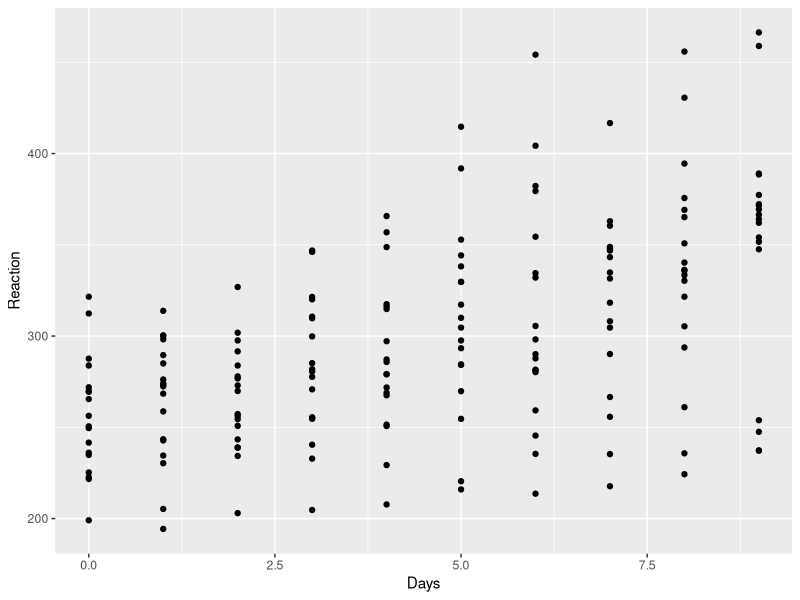
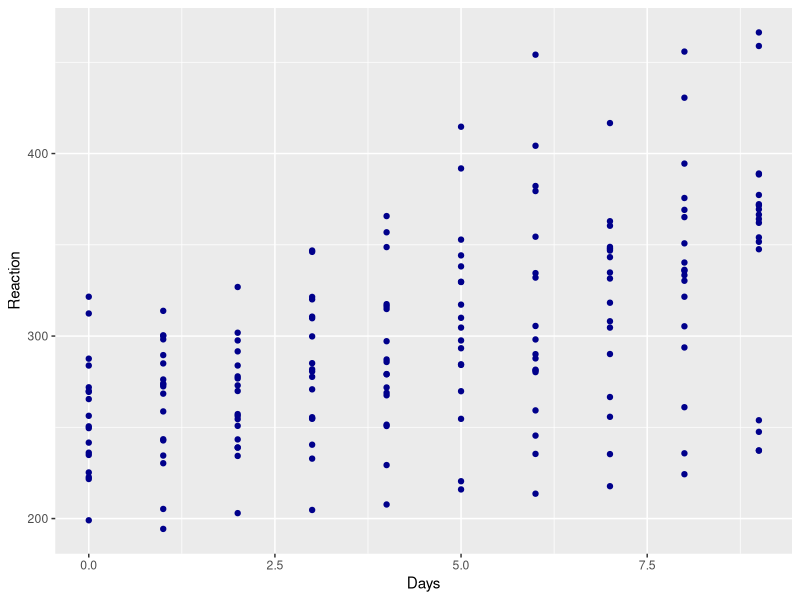
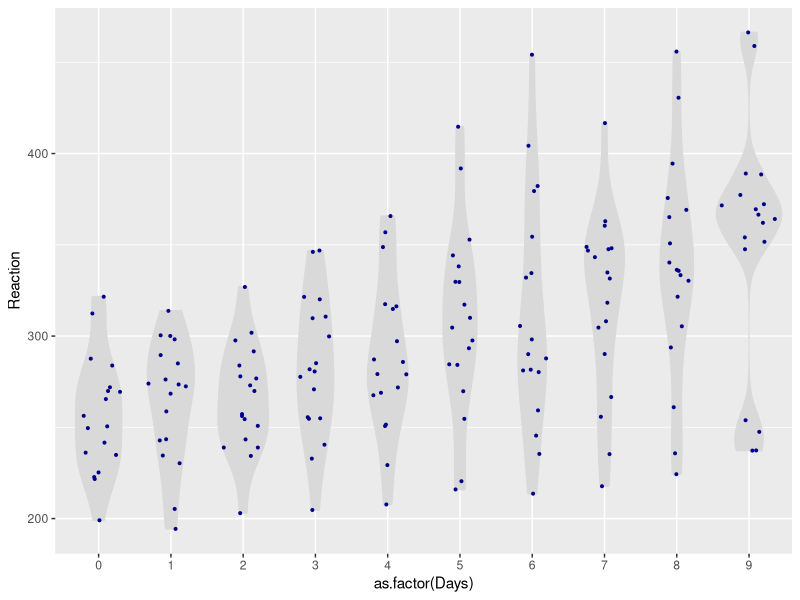
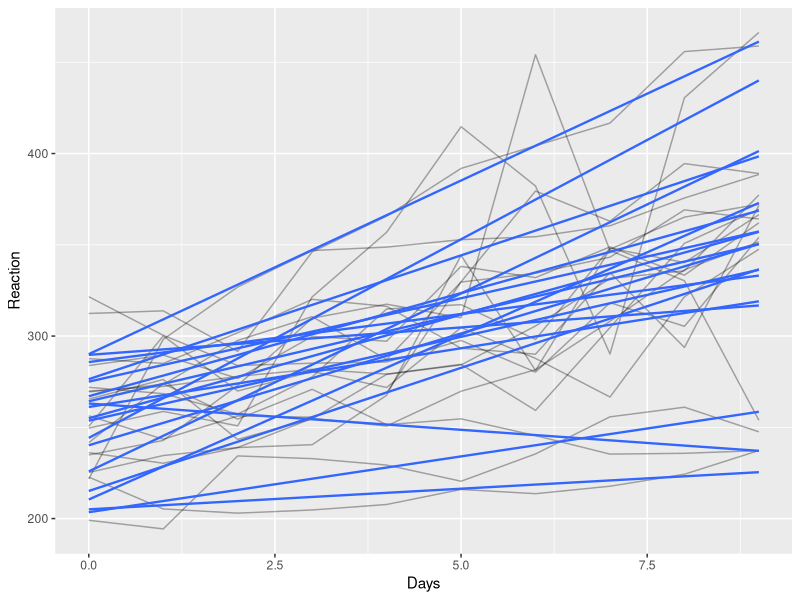
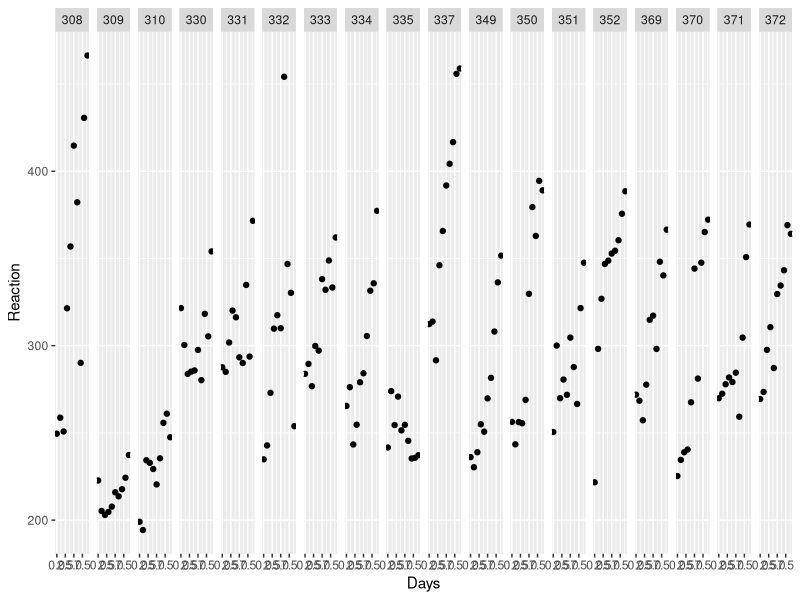
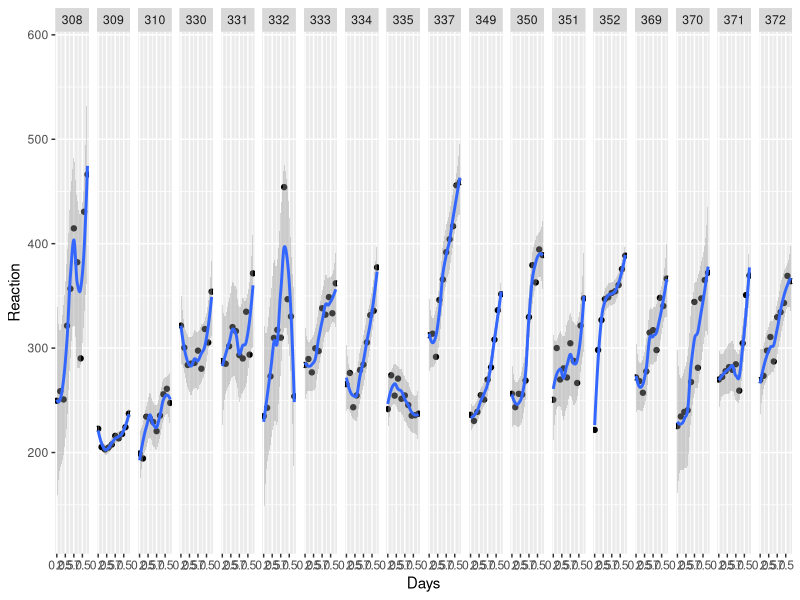
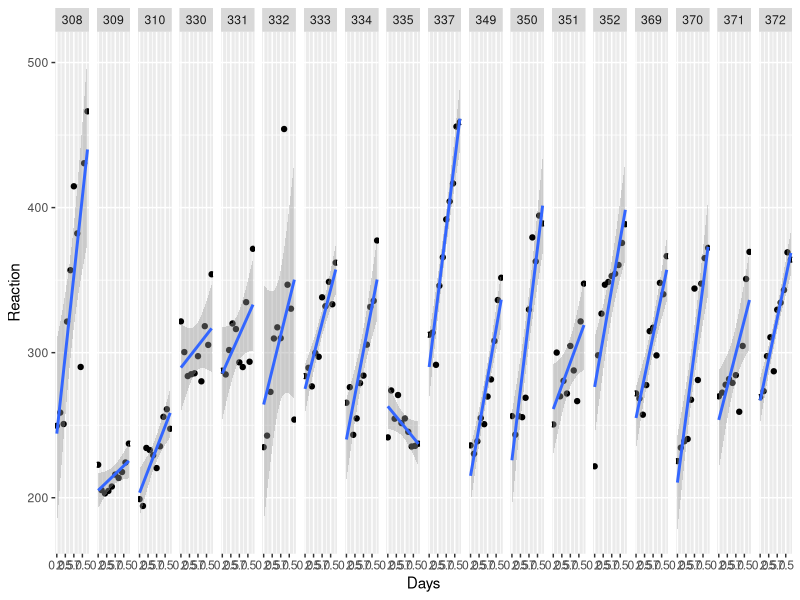
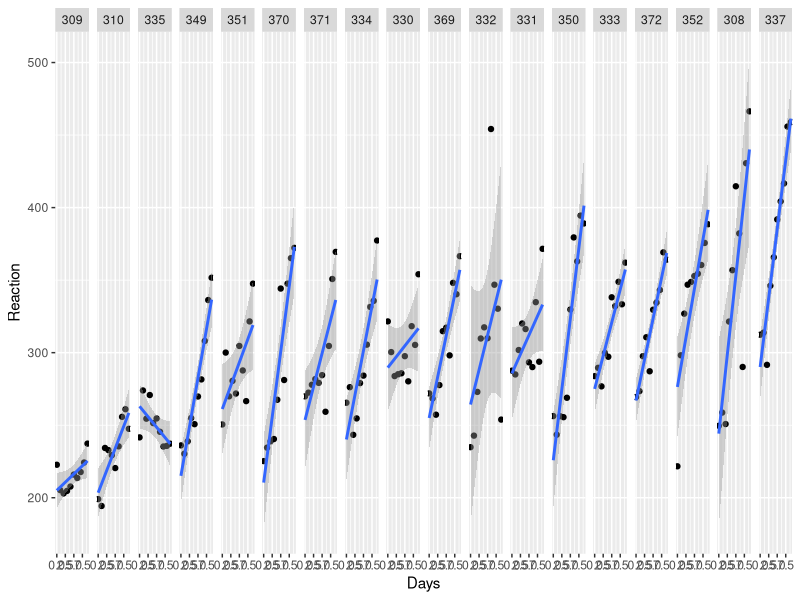

The R source for these figures, in order: (Note: this script raises an error after producing the figures.)
## ---- chunk 1
knitr::opts_chunk$set(echo = FALSE)
knitr::opts_chunk$set(cache = TRUE)

library(skimr)
library(tidyverse)
library(ggforce)
library(lme4)


set.seed(1)
rm(list = ls(all = TRUE))
## ---- chunk 2
library(skimr)
library(lme4) # For the sleep study data
sleep.df = sleepstudy
skim(sleep.df)
## ---- chunk 3
library(ggplot2)

ggplot(data = sleep.df, mapping = aes(x = Days, y = Reaction)) + 
  geom_point()
## ---- chunk 4

ggplot(data = sleep.df, mapping = aes(x = Days, y = Reaction)) + 
  geom_point(colour = "darkblue") 
## ---- chunk 5

ggplot(data = sleep.df, mapping = aes(x = as.factor(Days), y = Reaction)) + 
  geom_violin(fill= "grey85", colour = "grey85") +
  geom_sina(colour = "darkblue", size = .7)
## ---- chunk 6

ggplot(sleep.df, aes(Days, Reaction, group = Subject)) + 
  geom_line(alpha = .33) +
  geom_smooth(method = "lm", se = FALSE, size = .8)

## What happens when you don't identify the groups?
# ggplot(sleep.df, aes(Days, Reaction)) + 
#   geom_point() +
#   geom_smooth(method = "lm", se = FALSE)
## ---- chunk 7

ggplot(data = sleep.df, mapping = aes(x = Days, y = Reaction)) + 
  geom_point() +
  facet_grid(.~Subject)

## ---- chunk 8

ggplot(sleep.df, aes(Days, Reaction)) + 
  geom_point() +
  geom_smooth(method = "loess") +
  facet_grid(.~Subject)
## ---- chunk 9

ggplot(sleep.df, aes(Days, Reaction)) + 
  geom_point() +
  geom_smooth(method = "lm") +
  facet_grid(.~Subject)
## ---- chunk 10

sleep.df = sleep.df %>%  mutate(Subject = reorder(Subject, Reaction, mean))

ggplot(sleep.df, aes(Days, Reaction)) + 
  geom_point() +
  geom_smooth(method = "lm") +
  facet_grid(.~Subject)
## ---- chunk 11

knitr::include_graphics("edrplot.png", dpi = 125)

